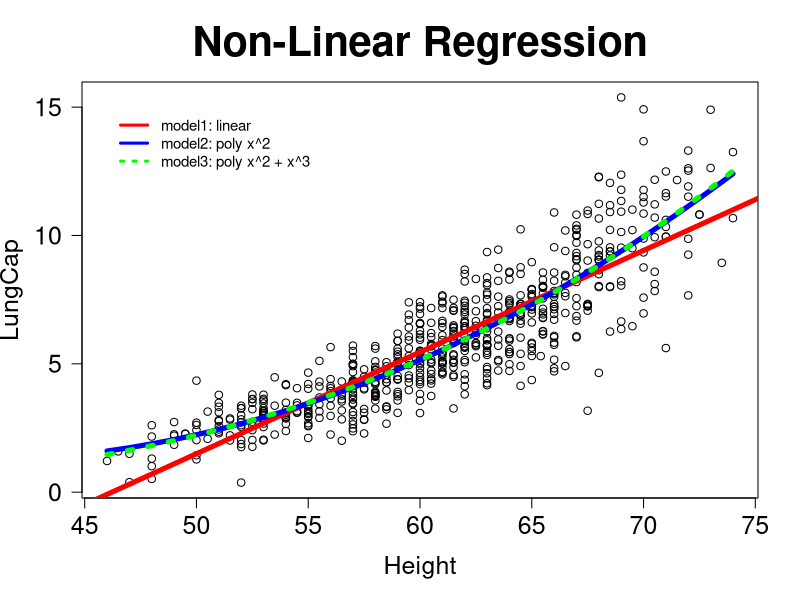

This figure's R source:
#Assignment 4
rm(list=ls())   #cleans all objects from the enviroment
LungCapData2 <- read.csv("DATASET/LungCapData2.csv", header=T)
# and attach the data
attach(LungCapData2)
# ask for a summary of the data
summary(LungCapData2)

# make a plot of LungCap vs. Height
plot(Height, LungCap,xlab="Height",ylab="LungCap", main="Non-Linear Regression", las=1,cex.lab=1.5,cex.axis=1.5,cex.main=2.5)

# now, let's fit a linear regression
model1 <- lm(LungCap ~ Height)
summary(model1)
# and add the line to the plot...make it thick and blue...
abline(model1, lwd=5, col="Red")

model2 <- lm(LungCap ~ Height + I(Height^2))  #I(object) is Inhibit Interpretation
summary(model2)

# now, let's add this model to the plot, using a thick blue line
lines(smooth.spline(Height, predict(model2)), col="Blue", lwd=5)

# test if the model including Height^2 i signif. better than one without
# using the partial F-test
anova(model1, model2) #it is significant(we take model 2) that is we accept the  null hypothesis since p_value<0.05

# try fitting a model that includes Height^3 as well
model3 <- lm(LungCap ~ Height + I(Height^2) + I(Height^3))
summary(model3)

# now, let's add this model to the plot, using a thick dashed green line
lines(smooth.spline(Height, predict(model3)), col="green", lwd=5, lty=3)

# and, let's add a legend to clarify the lines
legend(46, 15, legend = c("model1: linear", "model2: poly x^2", "model3: poly x^2 + x^3"), 
       col=c("red", "blue", "green"), lty=c(1,1,3), lwd=3, bty="n", cex=0.9)

# let's test if the model with Height^3 is signif better than one without
anova(model2, model3) #It is not so significant(we take Model 2) that is we accept alternative hypothesis since p_value>0.05

